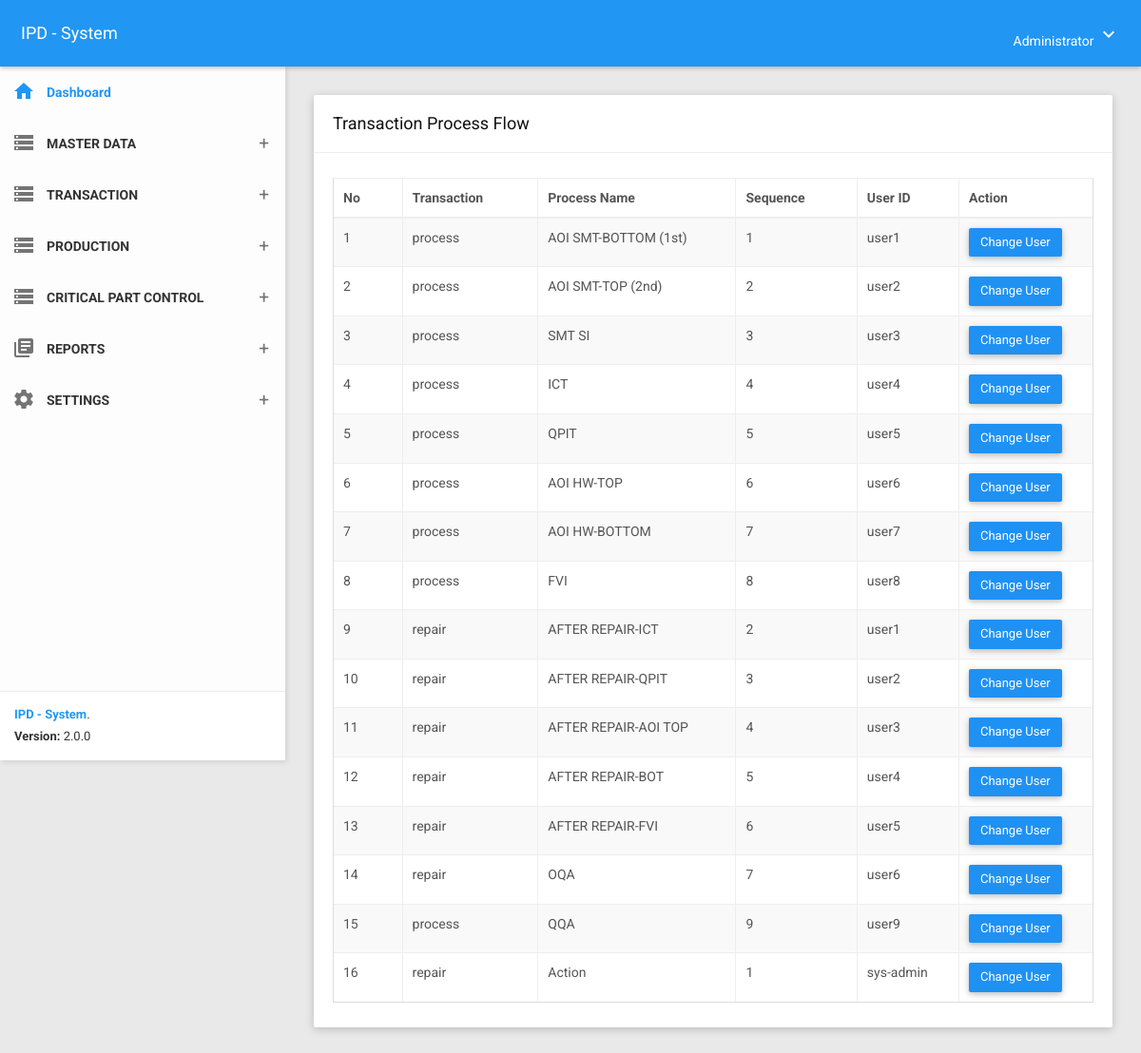
The page /processflow (signed in) on the database its author committed.
### tables this page shows
CREATE TABLE `tblsetting` (
  `id` int NOT NULL,
  `company` varchar(100) NOT NULL,
  `address` text NOT NULL,
  `createdby` varchar(50) NOT NULL
);

CREATE TABLE `t_menugroups` (
  `menugroup` int NOT NULL,
  `description` varchar(50) NOT NULL,
  `_index` int DEFAULT NULL,
  `icon` varchar(200) DEFAULT NULL,
  `createdon` timestamp NOT NULL DEFAULT CURRENT_TIMESTAMP,
  `createdby` varchar(50) NOT NULL
);

CREATE TABLE `t_process_sequence` (
  `id` int NOT NULL,
  `transtype` varchar(30) NOT NULL,
  `processname` varchar(50) NOT NULL,
  `sequence` int NOT NULL,
  `username` varchar(50) NOT NULL
);

### app/core/Controller.php (called while the page is built, shortened)
<?php
class Controller{
	public function view($view, $data = [])
	{
		require_once 'app/views/' . $view . '.php';
	}
	public function model($model)
	{
		return new $model;
	}
}

### app/core/App.php (called while the page is built, shortened)
<?php
class App{
	protected $method = 'index';
	protected $params = [];
	public function __construct(){
		$this->controller = new $this->controller;
		call_user_func_array([$this->controller, $this->method], $this->params);
	}
}

### index.php (called while the page is built, shortened)
<?php
$app = new App;

### app/core/Database.php (called while the page is built, shortened)
<?php
class Database{
	private $host = DB_HOST;
	private $user = DB_USER;
	private $pass = DB_PASS;
	private $dbnm = DB_NAME;
	private $dbh;
	private $stmt;
	public function __construct()
	{
		$dsn = 'mysql:host='. $this->host .';dbname='. $this->dbnm;
		$option = [
			PDO::ATTR_PERSISTENT => true,
			PDO::ATTR_ERRMODE => PDO::ERRMODE_EXCEPTION,
			PDO::ATTR_EMULATE_PREPARES => true
		];
		try{
			$this->dbh = new PDO($dsn,$this->user,$this->pass, $option);
		}catch(PDOException $e){
			die($e->getMessage());
		}
	}
	public function query($query)
	{
		$this->stmt = $this->dbh->prepare($query);
	}
	public function execute()
	{
		$this->stmt->execute();
	}
	public function resultSet()
	{
		$this->execute();
		return $this->stmt->fetchAll(PDO::FETCH_ASSOC);
	}
}

### app/models/Processflow_model.php (called while the page is built, shortened)
<?php
class Processflow_model{
    private $db;
    public function __construct()
    {
		  $this->db = new Database;
    }
    public function getAll(){
        $this->db->query("SELECT * FROM t_process_sequence");
		return $this->db->resultSet();
    }
}

### app/views/processflow/index.php (the view, shortened to what this page needs)
<section class="content">
    <div class="container-fluid">
        <div class="row clearfix">
            <div class="col-lg-12 col-md-12 col-sm-12 col-xs-12">
                <div class="card">
                    <div class="header">
                        <h2>
                            <?= $data['menu']; ?>
                        </h2>
                    </div>
                    <div class="body">
                        <div class="table-responsive">
                            <table class="table table-bordered table-striped table-hover js-basic-example dataTable">
                                <thead>
                                    <tr>
                                        <th>No</th>
                                        <th>Transaction</th>
                                        <th>Process Name</th>
                                        <th>Sequence</th>
                                        <th>User ID</th>
                                        <th style="width:100px;">Action</th>
                                    </tr>
                                </thead>
                                <tbody>
                                    <?php $no = 0; ?>
                                    <?php foreach($data['rdata'] as $row) : ?>
                                        <?php $no++; ?>
                                        <tr>
                                            <td><?= $no; ?></td>
                                            <td><?= $row['transtype']; ?></td>
                                            <td><?= $row['processname']; ?></td>
                                            <td><?= $row['sequence']; ?></td>
                                            <td><?= $row['username']; ?></td>
                                            <td>
                                                <button type="button" class="btn btn-primary btnChangeUser" data-processid="<?= $row['id'] ?>" data-type="<?= $row['transtype'] ?>" data-processname="<?= $row['processname'] ?>" data-sequence="<?= $row['sequence'] ?>" data-username="<?= $row['username'] ?>">Change User</button>
                                            </td>
                                        </tr>
                                    <?php endforeach; ?>
                                </tbody>
                            </table>
                        </div>
                    </div>
                </div>
            </div>
        </div>
    </div>
</section>

### app/views/templates/header_a.php (shortened to what this page needs)
<?php
    $dsn = "mysql:host=".DB_HOST.";dbname=".DB_NAME."";
    $pdo = new PDO($dsn, DB_USER, DB_PASS);
    $user = $_SESSION['usr']['user'];
    $query1 = $pdo->query("SELECT distinct * FROM v_user_menugroup WHERE username='$user' order by _index asc");
    $query3 = $pdo->query("SELECT * FROM tblsetting where id = '1'");
    $menuGroups = $query1->fetchAll();
    $setting    = $query3->fetch();
?>
<!DOCTYPE html>
<html>
<head>
    <link href="<?= BASEURL; ?>/plugins/bootstrap/css/bootstrap.css" rel="stylesheet">
    <link href="<?= BASEURL; ?>/plugins/node-waves/waves.css" rel="stylesheet" />
    <link href="<?= BASEURL; ?>/plugins/animate-css/animate.css" rel="stylesheet" />
    <link href="<?= BASEURL; ?>/plugins/jquery-datatable/skin/bootstrap/css/dataTables.bootstrap.css" rel="stylesheet">
    <link href="<?= BASEURL; ?>/plugins/sweetalert/sweetalert.css" rel="stylesheet" />
    <link href="<?= BASEURL; ?>/plugins/bootstrap-select/css/bootstrap-select.css" rel="stylesheet" />
    <link href="<?= BASEURL; ?>/css/style.css" rel="stylesheet">
    <link href="<?= BASEURL; ?>/css/themes/all-themes.css" rel="stylesheet" />
    <link href="<?= BASEURL; ?>/assets/select2/select2.min.css" rel="stylesheet" />
    <link href="<?= BASEURL; ?>/css/ui-autocomplete.css" rel="stylesheet">
    <link href="<?= BASEURL; ?>/plugins/multi-select/css/multi-select.css" rel="stylesheet">
</head>
<body class="theme-blue">
    <nav class="navbar">
        <div class="container-fluid">
            <div class="navbar-header">
                <a class="navbar-brand" href="<?= BASEURL; ?>"><?= $setting['company']; ?></a>
            </div>
            <div class="collapse navbar-collapse" id="navbar-collapse">
                <ul class="nav navbar-nav navbar-right">
                    <li class="dropdown">
                        <a href="javascript:void(0);" class="dropdown-toggle" data-toggle="dropdown" role="button">
                            <span><?= $_SESSION['usr']['name']; ?></span>
                            <i class="material-icons">keyboard_arrow_down</i>
                        </a>
                    </li>
                </ul>
            </div>
        </div>
    </nav>
    <section>
        <aside id="leftsidebar" class="sidebar">
            <div class="menu">
                <ul class="list">
                    <li class="active">
                        <a href="<?= BASEURL; ?>">
                            <i class="material-icons">home</i>
                            <span>Dashboard </span>
                        </a>
                    </li>
                    <?php foreach($menuGroups as $menugroup) : ?>
                        <li>
                            <a href="javascript:void(0);" class="menu-toggle">
                                <i class="material-icons"><?= $menugroup['icon']; ?></i>
                                <span><?= $menugroup['description']; ?></span>
                            </a>
                        </li>
                    <?php endforeach; ?>
                </ul>
            </div>
            <div class="legal">
                <div class="copyright">
                    <a href="javascript:void(0);">IPD - System</a>.
                </div>
                <div class="version">
                    <b>Version: </b> 2.0.0
                </div>
            </div>
        </aside>
    </section>

### css/themes/all-themes.css (style rules this page uses)
.theme-blue .navbar { background-color: #2196F3; }
.theme-blue .navbar-brand { color: #fff; }
.theme-blue .nav > li > a { color: #fff; }
.theme-blue .sidebar .menu .list li.active { background-color: transparent; }
.theme-blue .sidebar .menu .list li.active > :first-child i, .theme-blue .sidebar .menu .list li.active > :first-child span { color: #2196F3; }
.theme-blue .sidebar .legal { background-color: #fff; }
.theme-blue .sidebar .legal .copyright a { color: #2196F3 !important; }

### rows shown on the page
tblsetting: company "IPD - System"
t_menugroups: description "MASTER DATA"
t_menugroups: description "TRANSACTION"
t_menugroups: description "PRODUCTION"
t_menugroups: description "CRITICAL PART CONTROL"
t_menugroups: description "REPORTS"
t_menugroups: description "SETTINGS"
t_process_sequence: transtype "process", processname "AOI SMT-BOTTOM (1st)", sequence "1", username "user1"
t_process_sequence: transtype "process", processname "AOI SMT-TOP (2nd)", sequence "2", username "user2"
t_process_sequence: transtype "process", processname "SMT SI", sequence "3", username "user3"
t_process_sequence: transtype "process", processname "ICT", sequence "4", username "user4"
t_process_sequence: transtype "process", processname "QPIT", sequence "5", username "user5"
t_process_sequence: transtype "process", processname "AOI HW-TOP", sequence "6", username "user6"
t_process_sequence: transtype "process", processname "AOI HW-BOTTOM", sequence "7", username "user7"
t_process_sequence: transtype "process", processname "FVI", sequence "8", username "user8"
t_process_sequence: transtype "repair", processname "AFTER REPAIR-ICT", sequence "2", username "user1"
t_process_sequence: transtype "repair", processname "AFTER REPAIR-QPIT", sequence "3", username "user2"
t_process_sequence: transtype "repair", processname "AFTER REPAIR-AOI TOP", sequence "4", username "user3"
t_process_sequence: transtype "repair", processname "AFTER REPAIR-BOT", sequence "5", username "user4"
t_process_sequence: transtype "repair", processname "AFTER REPAIR-FVI", sequence "6", username "user5"
t_process_sequence: transtype "repair", processname "OQA", sequence "7", username "user6"
t_process_sequence: transtype "process", processname "QQA", sequence "9", username "user9"
t_process_sequence: transtype "repair", processname "Action", sequence "1", username "sys-admin"

### other values the page prints
$_SESSION['usr']['name'] "Administrator"
$data['menu'] "Transaction Process Flow"
